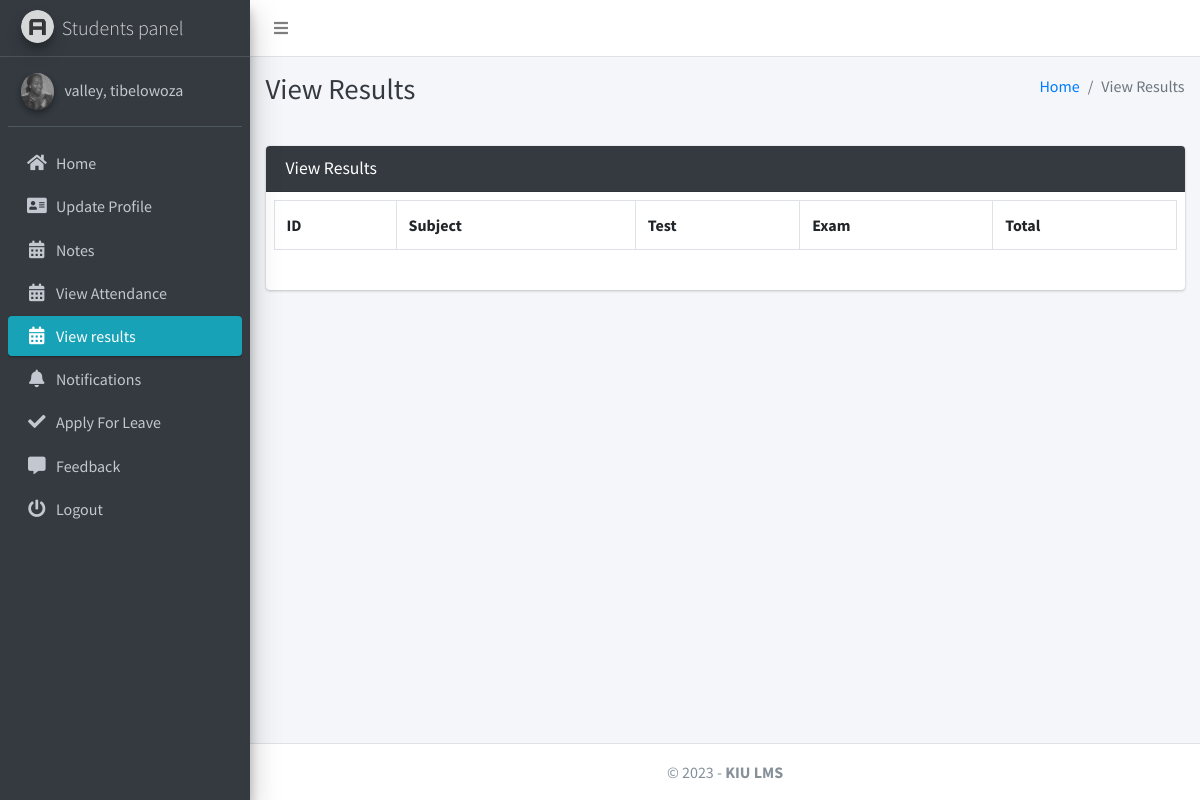
Before: /student/view/result/ (signed in) with the older database file.
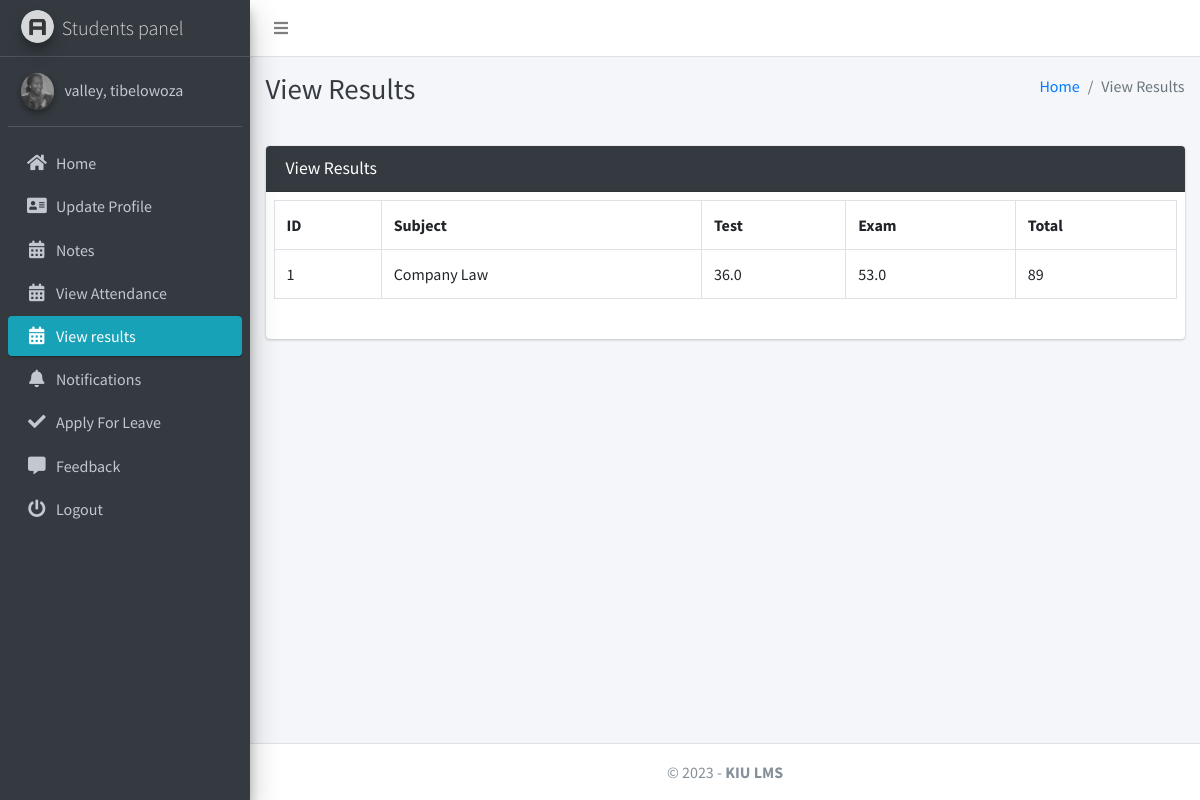
After: the same page with the newer database file.
### studentsmanagementapp/models.py (models this page shows, shortened)
class StudentResult(models.Model):
    student = models.ForeignKey(Student, on_delete=models.CASCADE)
    subject = models.ForeignKey(Subject, on_delete=models.CASCADE)
    test = models.FloatField(default=0)
    exam = models.FloatField(default=0)
    created_at = models.DateTimeField(auto_now_add=True)
    updated_at = models.DateTimeField(auto_now=True)

class Subject(models.Model):
    subject_id = models.CharField(max_length=100, unique=True, null=True)
    name = models.CharField(max_length=120)
    slug = models.SlugField(null=True, blank=True)
    staff = models.ForeignKey(Staff,on_delete=models.CASCADE,)
    course = models.ForeignKey(Course, on_delete=models.CASCADE)
    updated_at = models.DateTimeField(auto_now=True)
    created_at = models.DateTimeField(auto_now_add=True)
    standard = models.ForeignKey(Standard, on_delete=models.CASCADE, null=True, related_name='subjects')
    image = models.ImageField(upload_to="notes", blank=True, verbose_name='Subject Image')
    description = models.TextField(max_length=500,blank=True)
    video = models.FileField(upload_to="notes",verbose_name="Video", blank=True, null=True)
    ppt = models.FileField(upload_to="notes",verbose_name="Presentations", blank=True)
    Notes = models.FileField(upload_to="notes",verbose_name="Notes", blank=True)
    def __str__(self):
        return self.name

### studentsmanagementapp/student_views.py (the view)
# urls.py: path('student/view/result/', student_views.student_view_result, name='student_view_result'),
def student_view_result(request):
    student = get_object_or_404(Student, admin=request.user)
    results = StudentResult.objects.filter(student=student)
    context = {
        'results': results,
        'page_title': "View Results"
    }
    return render(request, "student_template/student_view_result.html", context)

### studentsmanagementapp/models.py (called while the page is built)
    def __str__(self):
        return self.last_name + ", " + self.first_name

### studentsmanagementapp/templates/student_template/student_view_result.html
{% extends 'main_app/base.html' %}
{% load static %}
{% block page_title %}{{page_title}}{% endblock page_title %}
{% block content %}
<section class="content">
    <div class="container-fluid">
        <div class="row">
            <div class="col-md-12">
<div class="card card-dark">
    <div class="card-header"><h3 class="card-title">{{page_title}}</h3>
    </div>
   <div class="table p-2">
       <table class="table table-bordered">
           <tr>
               <th>ID</th>
               <th>Subject</th>
               <th>Test</th>
               <th>Exam</th>
               <th>Total</th>
        </tr>
        {% for result in results %}
        <tr>
            <td>{{forloop.counter}}</td>
            <td>{{ result.subject }}</td>
            <td>{{ result.test }}</td>
            <td>{{ result.exam }}</td>
            <td>{{ result.test|add:result.exam }}</td>
            </tr>
            {% endfor %}
        </table>
    </div>
    </div>
            </div>
        </div>
    </div>
</section>
{% endblock content %}

Changed rows visible on the page:
added StudentResult: subject "Company Law", test "36.0", exam "53.0", test|add "89"
